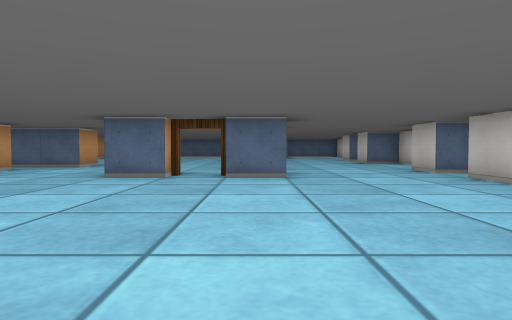
view 1 (above)

17 first-person views from a walk through a cub3D level. The camera is about half as high as the walls, tilts 2° down and sees 75° across. The floor is counted in squares. Each view is taken from the middle of a square. On the plan, view 1 faces up. The plan holds only what a view shows up to about 9 squares ahead; the rest is blank.

view 2
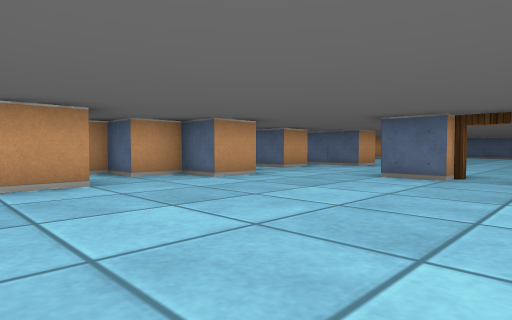

view 3
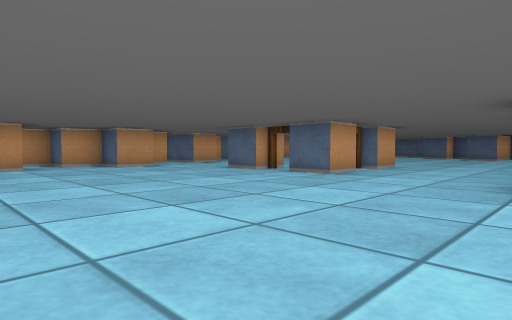

view 4
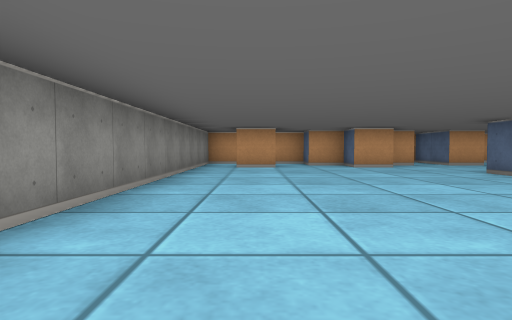

view 5
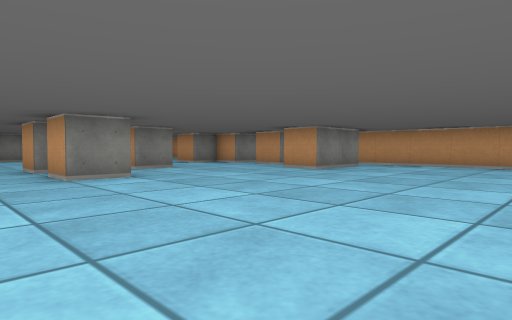

view 6
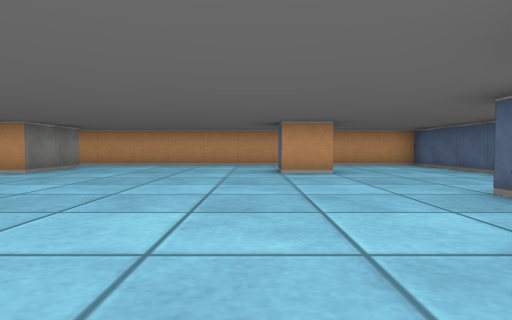

view 7
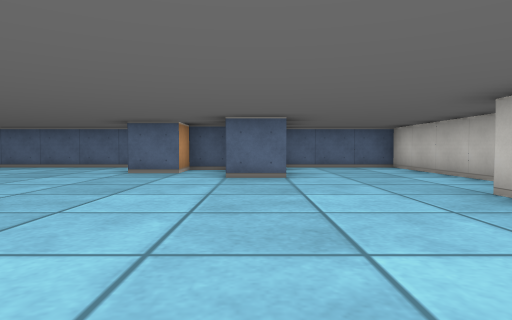

view 8
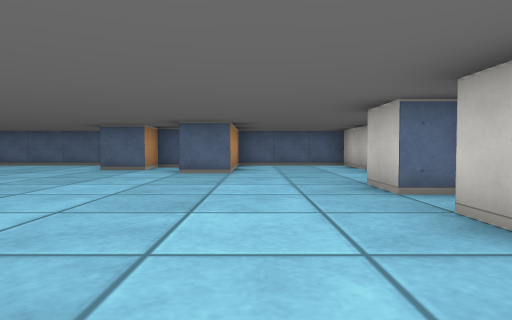

view 9
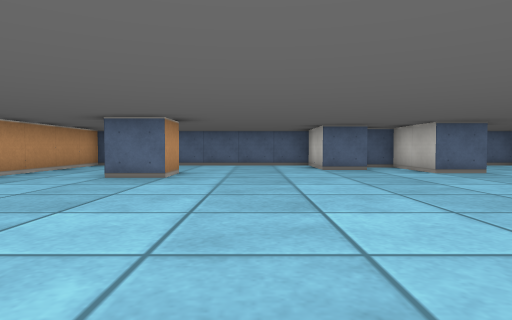

view 10
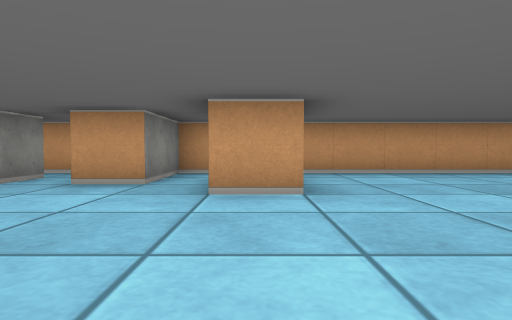

view 11
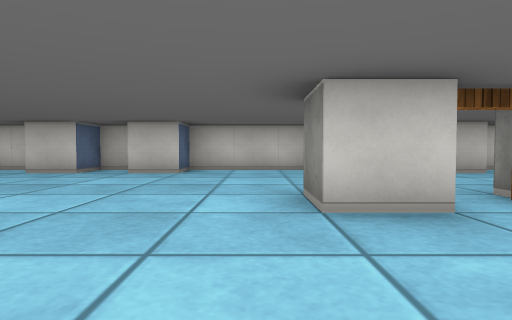

view 12
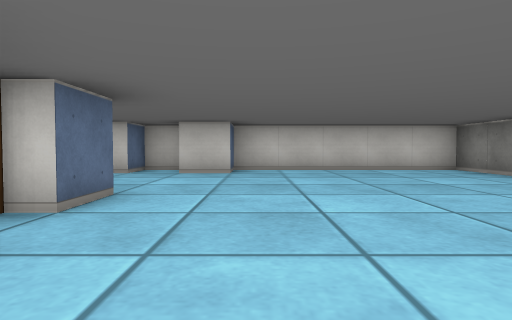

view 13
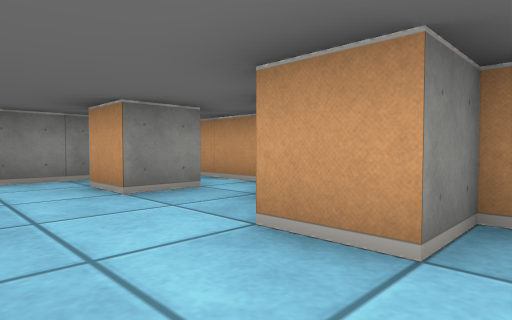

view 14
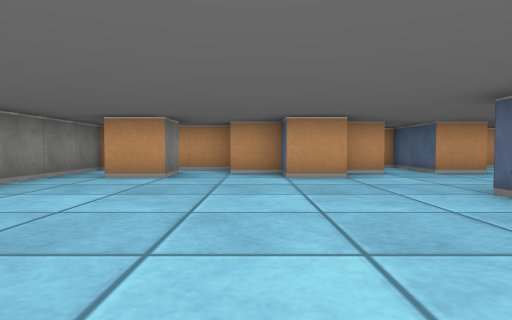

view 15
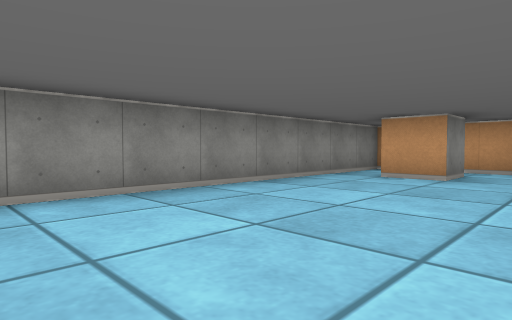

view 16
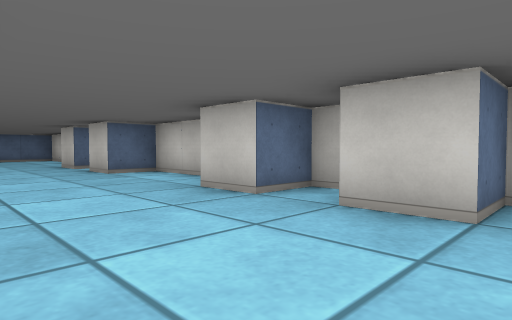

view 17
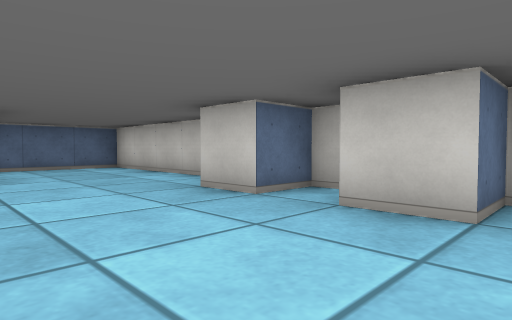

### Floor plan
Points are (right, up) in squares from view 1. A wall is a line through its corners. A room is listed if a view was taken in it or the views show most of it. See-through windows are left out.
Room 1 (views 1, 2, 3, 4, 5, 6, 7, 8, 9, 10, 11, 12, 13, 14, 15, 16, 17)
walls: (-0.5, 7.4) (-0.5, 8.5) (0.5, 8.5) (0.5, 7.5); (-2.5, 6.5) (-1.5, 6.5); (0.5, 6.5) (0.5, 5.5) (-0.5, 5.5); (-1.5, 5.5) (-2.5, 5.5); (-5.5, 7.5) (-5.5, 6.5); (-6.5, 9.5) (-4.5, 9.5) (-4.5, 8.5) (-6.2, 8.5); (4.5, 7.9) (4.5, 10.5) (3.5, 10.5) (3.5, 11.5); (-5.5, 5.5) (-5.5, 4.5) (-4.5, 4.5) (-4.5, 3.5) (-5.5, 3.5) (-5.5, 2.5) (-6.5, 2.5) (-6.5, -0.5) (4.5, -0.5) (4.5, 4.5) (3.5, 4.5) (3.5, 5.5); (4.5, 11.9) (4.5, 12.5) (3.5, 12.5) (3.5, 13.5); (4.5, 5.6) (4.5, 6.5) (3.5, 6.5) (3.5, 7.5); (-4.5, 15.5) (-4.5, 14.5) (-5.5, 14.5); (4.5, 14.1) (4.5, 18.5) (1.8, 18.5); (-5.6, 1.5) (-4.5, 1.5) (-4.5, 0.5); (1.5, 17.9) (1.5, 15.5) (0.5, 15.5) (0.5, 17.5) (-0.5, 17.5) (-0.5, 16.5) (-1.5, 16.5) (-1.5, 18); (-2.2, 18.5) (-7, 18.5); (-7.5, 18.1) (-7.5, 9.5)
ways out: opening at (-6, 6) to room 2; opening at (-7, 9) to room 3; opening at (-6, 8) to room 3; open door at (-1, 6); open door at (0, 7)
Room 2 (no view inside)
walls: (-6.5, 5.5) (-5.5, 5.5); (-5.5, 6.5) (-7.5, 6.5) (-7.5, 4.8)
ways out: opening at (-6, 6) to room 1
Room 3 (no view inside)
walls: (-7.5, 9.5) (-7.5, 7.5) (-5.5, 7.5)
ways out: opening at (-7, 9) to room 1; opening at (-6, 8) to room 1

Where each view was taken, in squares from view 1:
view 1: 0 up, 0 right, facing up
view 2: 0 up, 0 right, facing up-left
view 3: 0 up, 4 right, facing up-left
view 4: 1 up, 4 right, facing left
view 5: 14 up, 2 right, facing down-left
view 6: 14 up, 2 right, facing left
view 7: 10 up, 1 right, facing up
view 8: 9 up, 2 right, facing up
view 9: 9 up, 3 left, facing up
view 10: 9 up, 1 left, facing left
view 11: 9 up, 3 left, facing right
view 12: 4 up, 3 left, facing right
view 13: 5 up, 3 left, facing down-left
view 14: 3 up, 1 right, facing left
view 15: 3 up, 1 right, facing down-left
view 16: 4 up, 1 right, facing up-right
view 17: 10 up, 1 right, facing up-right
